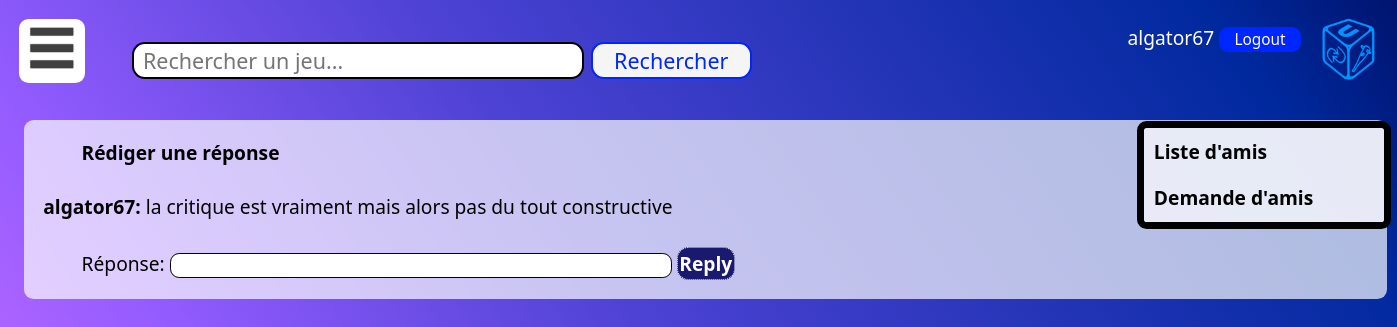
Page /reply_input.php?id=5 (signed in) on the committed database.
### tables this page shows
CREATE TABLE reponses (
  id INT PRIMARY KEY NOT NULL AUTO_INCREMENT,
  content VARCHAR(100),
  id_auteur INT NOT NULL,
  id_reponse INT,
  id_critiques INT NOT NULL,

  FOREIGN KEY (id_auteur) REFERENCES utilisateur(id),
  FOREIGN KEY (id_reponse) REFERENCES reponses(id),
  FOREIGN KEY (id_critiques) REFERENCES critiques(id)
);

CREATE TABLE utilisateur (
  id INT PRIMARY KEY NOT NULL AUTO_INCREMENT,
  pseudo VARCHAR(30),
  mdp VARCHAR(100),
  nom VARCHAR(30),
  prenom VARCHAR(30),
  bio VARCHAR(5000),
  date_de_naissance DATE,
  date_de_creation DATE DEFAULT current_timestamp(),
  email VARCHAR(50)
);

### reply_input.php (the view, shortened to what this page needs)
<!DOCTYPE html>
<html lang="en" dir="ltr" class="cover">
  <head>
  </head>
  <body>
  <?php
    include 'header.php';
    echo'<div class="corps">';
    echo'<b class="commentaire">Rédiger une réponse</b></br></br>';
    $db = new PDO("mysql:host=localhost;dbname=projetifd;charset=utf8","root","");
    $sql ='SELECT content,pseudo FROM reponses INNER JOIN utilisateur ON reponses.id_auteur = utilisateur.id WHERE reponses.id='.$_GET['id'];
    $req = $db->prepare($sql);
    $req->execute();
    $com = $req->fetch();
    echo('<b>'.$com['pseudo'].':</b> '.$com['content'].'<br/><br/>')
  ?>
  <form method="post" action="add_reply.php?id=<?php echo($_GET['id'])?>">
      <div class="commentaire">
          <label for="input">Réponse:</label>
          <input type="text" name="input" maxlength="100" size="50">
          <button type="submit">Reply</button>
      </div>
  </form>
  </div>
  </body>
</html>

### style_site.css (style rules this page uses)
body { font-family: "Segoe UI", serif; font-size: 1.5em; padding: 1em; }
input[type=text],input[type=password],input[type=email],input[type=date],textarea { border-radius:0.6em 0.6em 0.6em 0.6em; font-size:0.8em; }
input[type=text] { padding-left: 0.4em; border: solid black 0.1em; }
.cover { background: linear-gradient(55deg, #d973ff 0, #955cff 25%, #4d42d4 50%, #00299e 90%, #00146f 100%); background-size: cover; background-attachment: fixed; }
.corps { color:black; font-size:0.8em; padding:1em; font-family: "Segoe UI",serif; width:69em; margin: auto; margin-top: 5em; background-color: rgba(255,255,255,0.69); border-top-left-radius: 0.5em 0.5em; border-top-right-radius: 0.5em 0.5em; border-bottom-right-radius: 0.5em 0.5em; border-bottom-left-radius: 0.5em 0.5em; }
.commentaire { margin-left:2em; }
.commentaire button { width:3em; height:1.7em; padding-top:0; font-weight: bolder; font-size:1em; color:white; border: thin dotted whitesmoke; background-color: midnightblue; border-radius:0.6em 0.6em 0.6em 0.6em; }
.commentaire input { height:1.5em; }
* { margin: 0; padding: 0; font-family: "Segoe UI", serif; }

### rows in the picture
reponses: id_auteur.pseudo "algator67", content "la critique est vraiment mais alors pas du tout constructive"

### other values in the picture
$_SESSION['pseudo'] "algator67"
